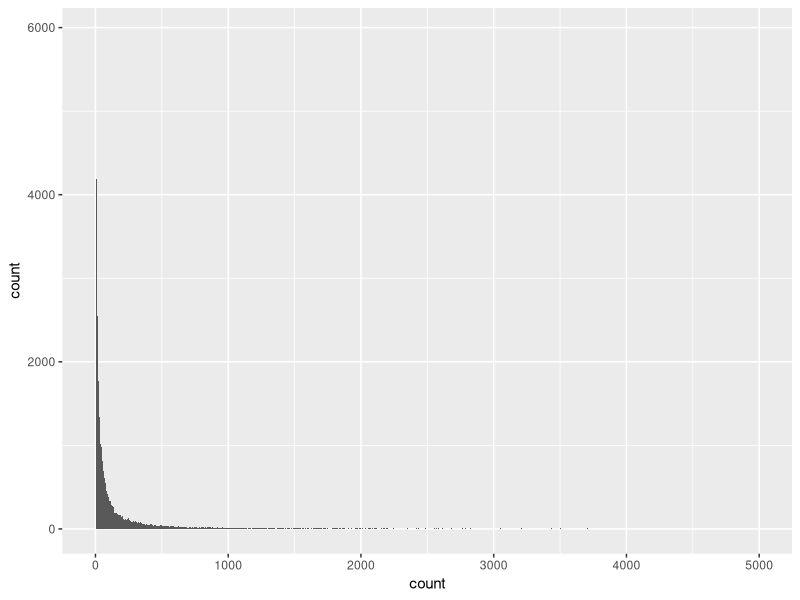
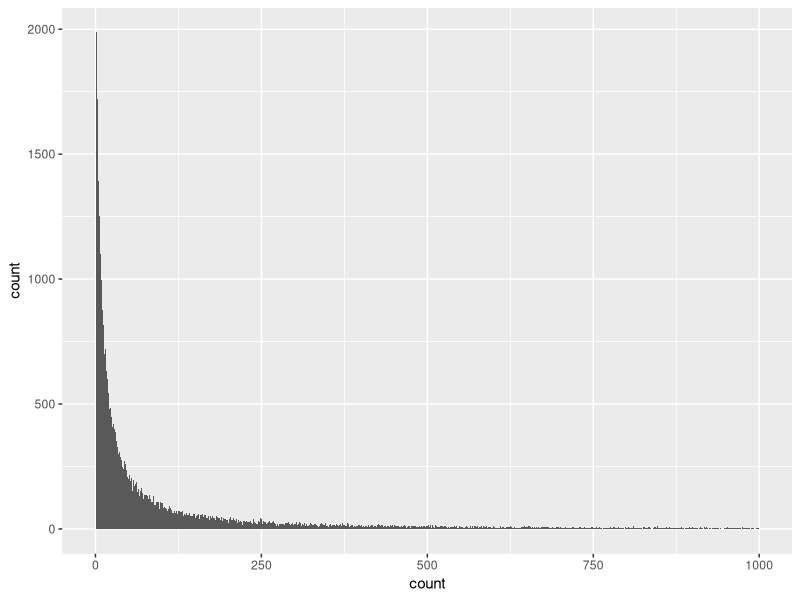
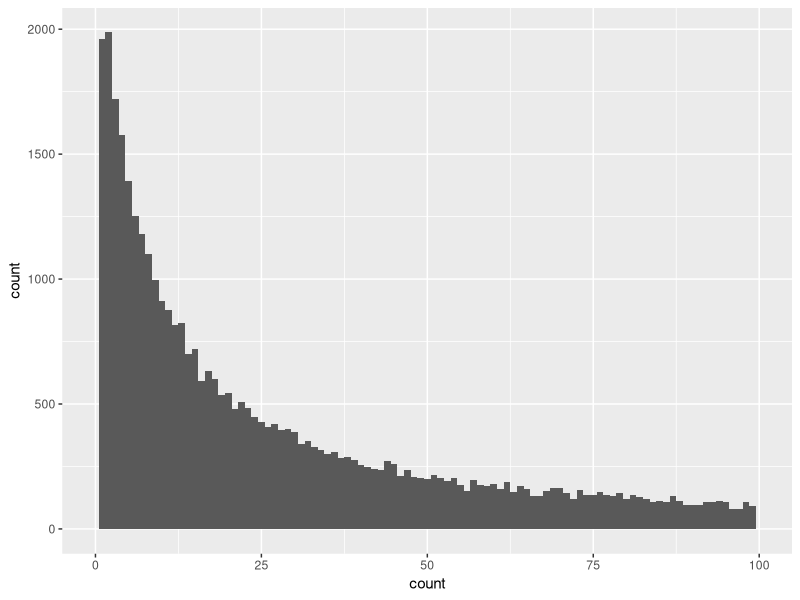
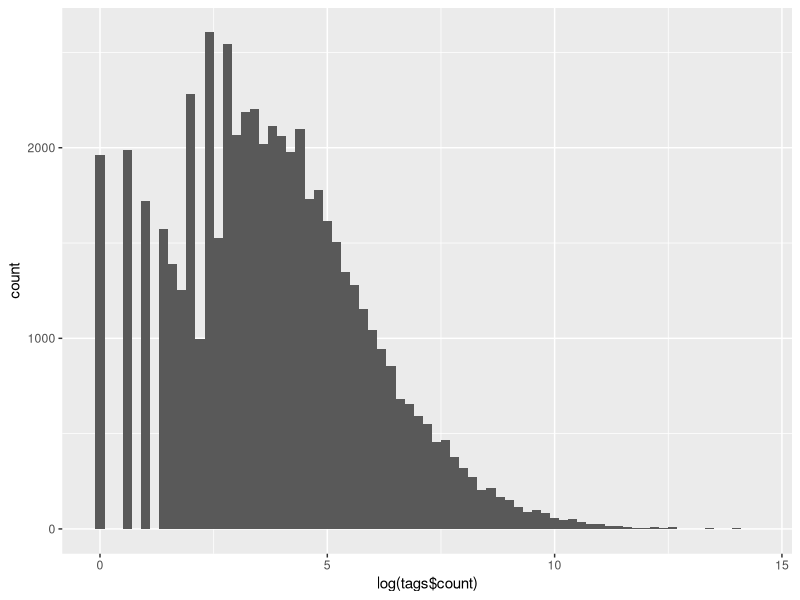
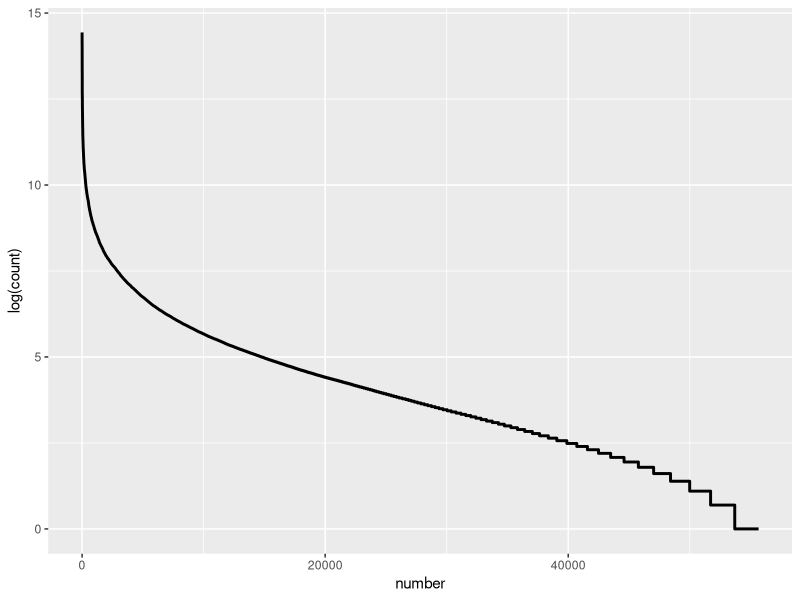

Here is the R script that generated these plots, in order:
## ---- chunk 1
knitr::opts_chunk$set(echo = TRUE)
## ---- chunk 2
library(ggplot2)
tags <- read.csv("tags.csv")
head(tags)
## ---- chunk 3
ggplot(data = tags, aes(x = count)) + geom_histogram(binwidth = 4) + xlim(0, 5000)
## ---- chunk 4
ggplot(data = tags, aes(x = count)) + geom_histogram(binwidth = 1) + xlim(0, 1000)
## ---- chunk 5
ggplot(data = tags, aes(x = count)) + geom_histogram(binwidth = 1) + xlim(0, 100)
## ---- chunk 6
ggplot(data = tags, aes(log(tags$count))) + geom_histogram(binwidth = 0.2)
## ---- chunk 7
tags <- tags[order(-tags$count),]
tags$number <- 1:dim(tags)[1]
ggplot(data = tags, aes(x = number, y = log(count))) + geom_line(size = 1) 
